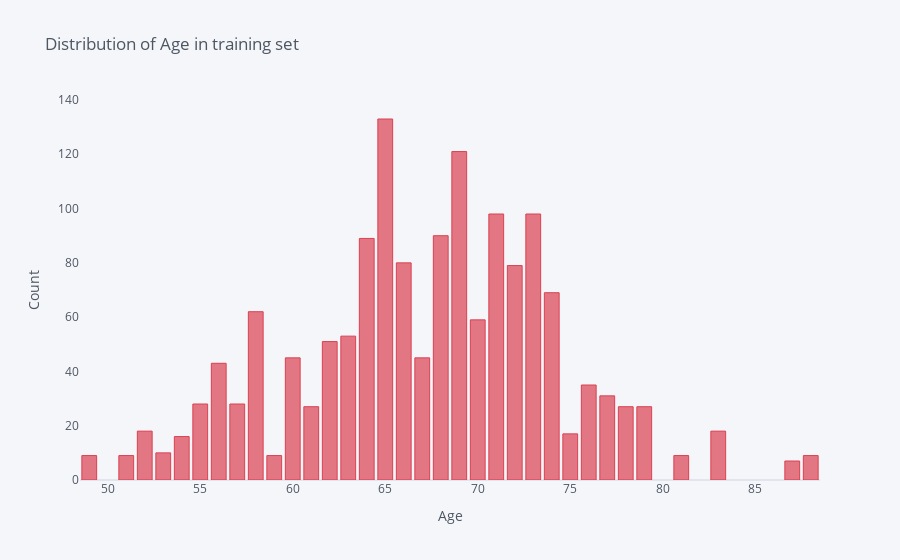

Source (notebook cell):
### Code cell
train_df['Age'].value_counts().iplot(kind='bar', 
                                     color='red',
                                     xTitle='Age',
                                     yTitle='Count',
                                     title='Distribution of Age in training set',
                                     opacity=0.7,
                                     showgrid=False)

### Figure 1 — Plotly figure (JSON) as saved in the notebook; plotly's stock layout.template omitted (floating-point values rounded to 4 significant figures)
{"data": [{"marker": {"color": "rgba(219, 64, 82, 0.7)", "line": {"color": "rgba(219, 64, 82, 1.0)", "width": 1}}, "name": "Age", "orientation": "v", "text": "", "type": "bar", "x": [65, 69, 73, 71, 68, 64, 66, 72, 74, 58, 70, 63, 62, 67, 60, 56, 76, 77, 57, 55, 79, 61, 78, 83, 52, 75, 54, 53, 81, 49, 51, 59, 88, 87], "y": [133, 121, 98, 98, 90, 89, 80, 79, 69, 62, 59, 53, 51, 45, 45, 43, 35, 31, 28, 28, 27, 27, 27, 18, 18, 17, 16, 10, 9, 9, 9, 9, 9, 7]}], "layout": {"legend": {"bgcolor": "#F5F6F9", "font": {"color": "#4D5663"}}, "paper_bgcolor": "#F5F6F9", "plot_bgcolor": "#F5F6F9", "title": {"font": {"color": "#4D5663"}, "text": "Distribution of Age in training set"}, "xaxis": {"gridcolor": "#E1E5ED", "showgrid": false, "tickfont": {"color": "#4D5663"}, "title": {"font": {"color": "#4D5663"}, "text": "Age"}, "zerolinecolor": "#E1E5ED", "type": "linear", "range": [48.5, 88.5], "autorange": true}, "yaxis": {"gridcolor": "#E1E5ED", "showgrid": false, "tickfont": {"color": "#4D5663"}, "title": {"font": {"color": "#4D5663"}, "text": "Count"}, "zerolinecolor": "#E1E5ED", "type": "linear", "range": [0, 140], "autorange": true}, "autosize": true}}
